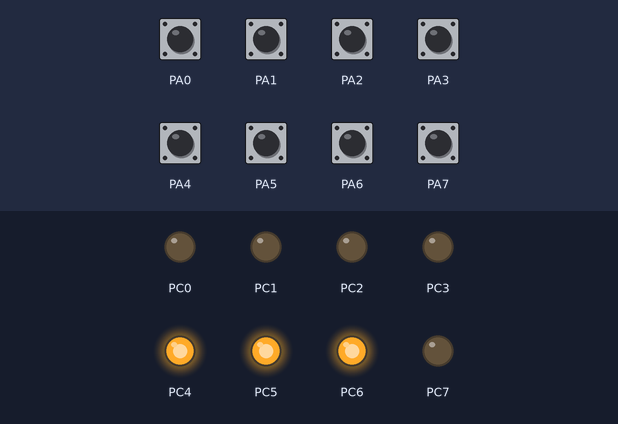
Bench run of a program on a simulated ATmega1284P, built with avr-gcc and emulated at 8 MHz. On the bench: output pins drawn as LEDs (lit = HIGH). The inputs (shaded band) are chosen by the test bench; at power-on: PA0–7 HIGH.

Above: at 0.1 s.
Timing chart, 0 to 1.6 s (numbered marks = the images above):
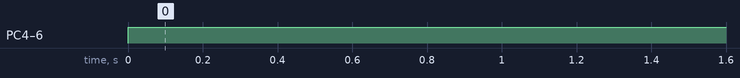

Measured:
- by itself, PC4–6: LOW → HIGH at 0.00 s

The program:

main.c
```c
/*	Author: rchan031
 *  Partner(s) Name:
 *	Lab Section:
 *	Assignment: Lab #  Exercise #
 *	Exercise Description: [optional - include for your own benefit]
 *
 *	I acknowledge all content contained herein, excluding template or example
 *	code, is my own original work.
 */
#include <avr/io.h>
#ifdef _SIMULATE_
#include "simAVRHeader.h"
#endif

int main(void) {
  DDRA = 0x00; PORTA = 0xFF;  //Configure port A's 8 pins as inputs
  DDRC = 0xFF; PORTC = 0x00; //Configure port B's 8 pins as outputs, init 0's

  //unsigned char cntavail;
  //unsigned char PC = 0x00;


   while (1) {
	 //PC = 0x00;

     if(PINA == 0x00) {
		 PORTC = 0x04;
	 }
	 else if (PINA == 0x01 || PINA == 0x02 || PINA == 0x04 || PINA == 0x08) {
		 PORTC = 0x03;
	 }
	 else if (PINA == 0x0C || PINA == 0x0A || PINA == 0x09 || PINA == 0x06 || PINA == 0x05 || PINA == 0x03) {
		 PORTC = 0x02;
	 }
	 else if (PINA == 0x0E || PINA == 0x0B || PINA == 0x0D || PINA == 0x07) {
		 PORTC = 0x01;
	 }
	else {
		PORTC = 0x70;
	}
}
   return 0;
}
```

simAVRHeader.h
```c
/* Debug information for SimAVR */
#include <stdio.h>
#ifndef F_CPU
#define F_CPU 8000000
#endif

#include <avr/sleep.h>
#include "include/simavr/avr/avr_mcu_section.h"
AVR_MCU(F_CPU,"atmega1284");
AVR_MCU_VCD_FILE("build/results/Lab2_introToAVR2_trace.vcd",1000);

const struct avr_mmcu_vcd_trace_t _mytrace[] _MMCU_ = {
    { AVR_MCU_VCD_SYMBOL("PINA0"), .mask = 1 << 0,.what = (void*)&PINA, } , // Example individual pin
    { AVR_MCU_VCD_SYMBOL("PORTB"), .what = (void*)&PORTB, } , // Example full port
};

/* Function to output through UART */
static int uart_putchar(char c, FILE *stream) {
    if (c == '\n') {
        uart_putchar('\r',stream);
    }
    loop_until_bit_is_set(UCSR0A,UDRE0);
    UDR0 = c;
    return 0;
}

/* Setup filestream for debugging */
FILE mystdout = FDEV_SETUP_STREAM(uart_putchar,NULL,_FDEV_SETUP_WRITE);
/* End SimAVR section */
```
